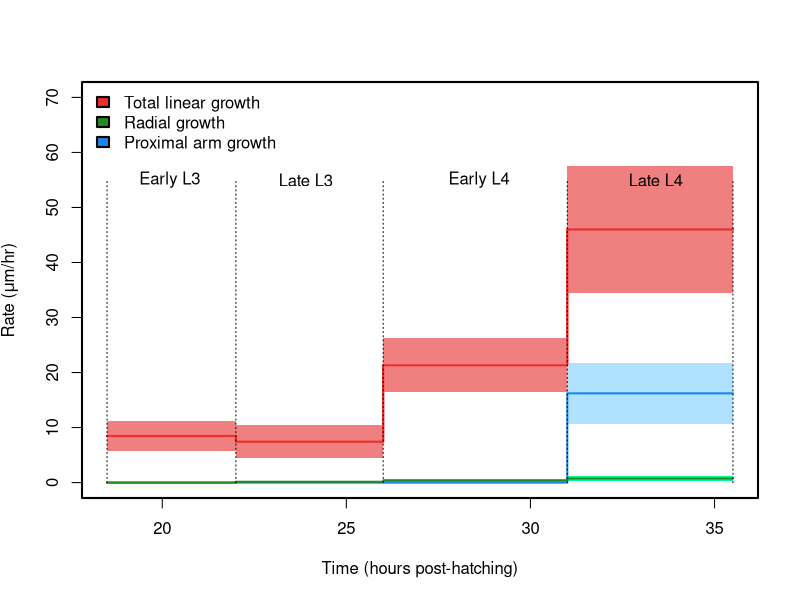

This chart was generated by the following R code:
postscript("Rates.eps",width=6,height=6,horizontal=FALSE, pointsize=12, family="sans")

#Calculate rates
timeBetweenMeasurements = c(3.5, 4, 5, 4.5)
times = c(18.5,22,22,26,26,31,31,35.5)
totalLinearGrowth = c(61.7-32, 91.4-61.7, 198-91.4, 405-198)/timeBetweenMeasurements
radialGrowth = c(0, 6.08-5.48, 7.97-6.08, 11.3-7.97)/timeBetweenMeasurements
stretching = c(0, 0, 0, 126-53)/timeBetweenMeasurements

#Calculate combined standard deviation for each rate, based on individual measurement standard deviations
totalLinearGrowthSD = c(9.33,   sqrt((9.33^2)+(7.76^2)),      sqrt((23.3^2)+(7.76^2)),   	sqrt((23.3^2)+(46.7^2)))/timeBetweenMeasurements 
radialGrowthSD =      c(0, 		0, 							  sqrt((0.75^2)+(0.561^2)),	    sqrt((1.54^2)+(0.75^2)))/timeBetweenMeasurements
stretchingSD =        c(0, 		0,							  0,							sqrt((21.5^2)+(12.3^2)))/timeBetweenMeasurements
		


#plus and minus one standard deviation
totalLinearGrowthpSD = totalLinearGrowth + totalLinearGrowthSD 
radialGrowthpSD = radialGrowth + radialGrowthSD
stretchingpSD = stretching + stretchingSD                                                    															
totalLinearGrowthmSD = totalLinearGrowth - totalLinearGrowthSD 
radialGrowthmSD = radialGrowth - radialGrowthSD
stretchingmSD = stretching - stretchingSD
#limit ranges at zero
totalLinearGrowthmSD[totalLinearGrowthmSD<0]=0
radialGrowthmSD[radialGrowthmSD<0]=0
stretchingmSD[stretchingmSD<0]=0

 
#plotting 
par(lwd = 2)
plot(times,totalLinearGrowth[c(1,1,2,2,3,3,4,4)],type='l',col='firebrick2', xlab = 'Time (hours post-hatching)', ylab = expression(paste("Rate (", mu, "m/hr)")),ylim=c(0,70))
polygon(c(times,rev(times)), c(totalLinearGrowthpSD[c(1,1,2,2,3,3,4,4)],rev(totalLinearGrowthmSD)[c(1,1,2,2,3,3,4,4)]), col="lightcoral", lty=0)
polygon(c(times,rev(times)), c(radialGrowthpSD[c(1,1,2,2,3,3,4,4)],rev(radialGrowthmSD)[c(1,1,2,2,3,3,4,4)]), col="mediumspringgreen",lty=0)
polygon(c(times,rev(times)), c(stretchingpSD[c(1,1,2,2,3,3,4,4)],rev(stretchingmSD)[c(1,1,2,2,3,3,4,4)]), col="lightskyblue1",lty=0)
points(times,stretching[c(1,1,2,2,3,3,4,4)],type='l',col='dodgerblue2')
points(times,radialGrowth[c(1,1,2,2,3,3,4,4)],type='l',col='forestgreen')
points(times,totalLinearGrowth[c(1,1,2,2,3,3,4,4)],type='l',col='firebrick2')

legend("topleft",legend = c("Total linear growth","Radial growth", "Proximal arm growth"),fill=c("firebrick2","forestgreen","dodgerblue2"),bty="n")


#annotate borders of each growth phase
ytop = 55
ytext = 55
segments(18.5,0,18.5,ytop,lty = 3,lwd=1)
segments(22,0,22,ytop,lty = 3,lwd=1)
segments(26,0,26,ytop,lty = 3,lwd=1)
segments(31,0,31,ytop,lty = 3,lwd=1)
segments(35.5,0,35.5,ytop,lty = 3,lwd=1)
text(x=20.2,y=ytext,labels="Early L3")
text(x=23.9,y=ytext,labels="Late L3")
text(x=28.6,y=ytext,labels="Early L4")
text(x=33.4,y=ytext,labels="Late L4")

dev.off()